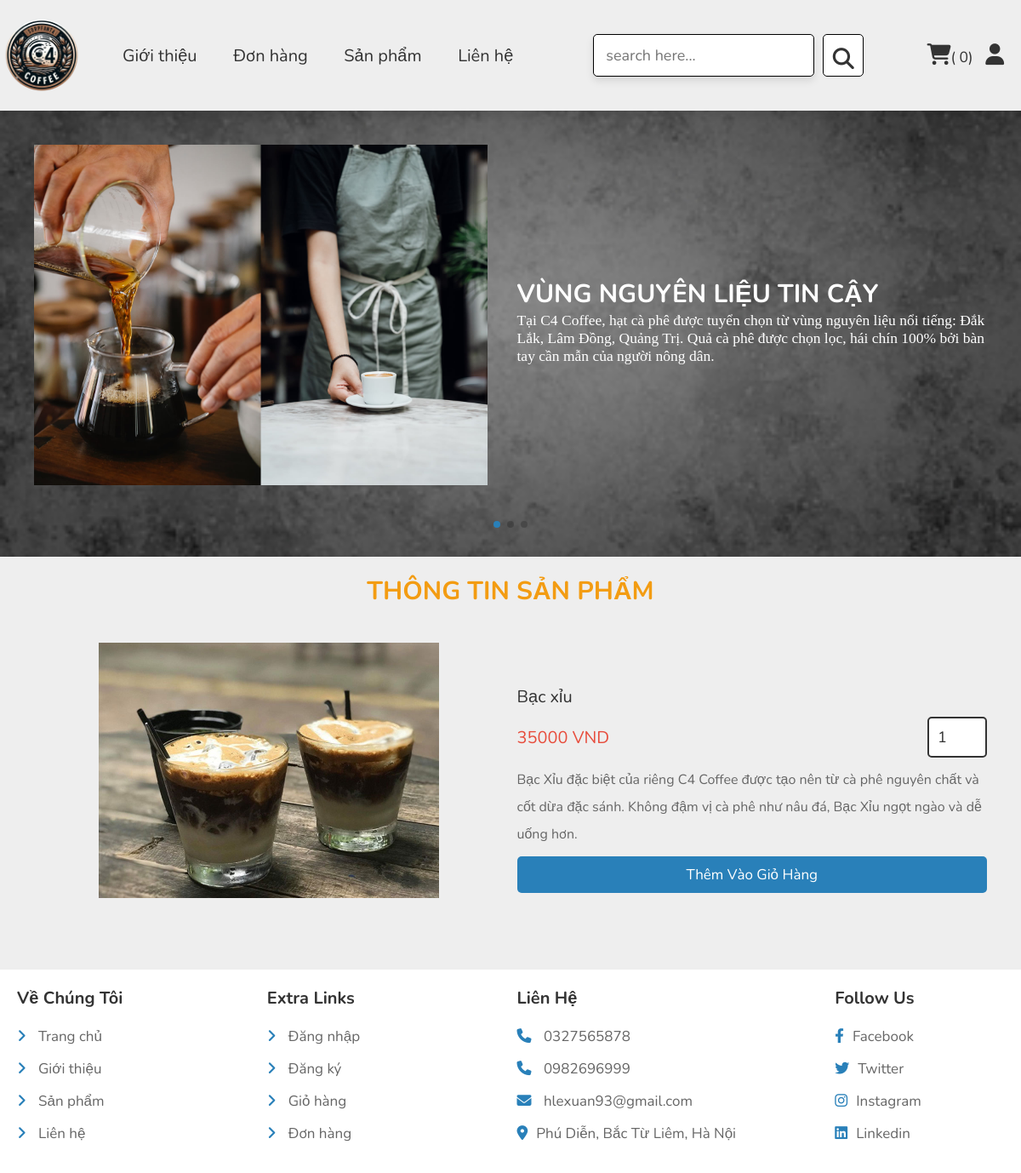
Page /quick_view.php?pid=3 on the committed database.
### tables this page shows
CREATE TABLE `products` (
  `id` int(100) NOT NULL,
  `name` varchar(100) NOT NULL,
  `details` varchar(500) NOT NULL,
  `price` int(10) NOT NULL,
  `image_01` varchar(100) NOT NULL
);

### quick_view.php (the view, shortened to what this page needs)
<?php
include 'components/connect.php';
?>
<!DOCTYPE html>
<html lang="en">
<head>
   <link rel="stylesheet" href="https://cdnjs.cloudflare.com/ajax/libs/font-awesome/6.1.1/css/all.min.css">
   <link rel="stylesheet" href="css/main.css">
</head>
<body>
<?php include 'components/user_header.php'; ?>
<section class="quick-view">
   <h1 class="heading">Thông tin sản phẩm</h1>
   <?php
     $pid = $_GET['pid'];
     $select_products = $conn->prepare("SELECT * FROM `products` WHERE id = ?");
     $select_products->execute([$pid]);
     if($select_products->rowCount() > 0){
      while($fetch_product = $select_products->fetch(PDO::FETCH_ASSOC)){
   ?>
   <form action="" method="post" class="box">
      <div class="row">
         <div class="image-container">
            <div class="main-image">
               <img src="uploaded_img/<?= $fetch_product['image_01']; ?>" alt="">
            </div>
         </div>
         <div class="content">
            <div class="name"><?= $fetch_product['name']; ?></div>
            <div class="flex">
               <div class="price"><span></span><?= $fetch_product['price']; ?><span> VND</span></div>
               <input type="number" name="qty" class="qty" min="1" max="99" onkeypress="if(this.value.length == 2) return false;" value="1">
            </div>
            <div class="details"><?= $fetch_product['details']; ?></div>
            <div class="flex-btn">
               <input type="submit" value="Thêm vào giỏ hàng" class="btn" name="add_to_cart">
            </div>
         </div>
      </div>
   </form>
   <?php
      }
   }else{
      echo '<p class="empty">Chưa có sản phẩm nào!</p>';
   }
   ?>
</section>
<?php include 'components/footer.php'; ?>
</body>
</html>

### css/main.css (style rules this page uses)
:root { --main-color:#2980b9; --orange:#f39c12; --red:#e74c3c; --black:#333; --white:#fff; --light-color:#666; --light-bg:#eee; --border:.2rem solid var(--black); --box-shadow:0 .5rem 1rem rgba(0,0,0,.1); }
* { font-family: 'Nunito', sans-serif; margin:0; padding:0; box-sizing: border-box; outline: none; border:none; text-decoration: none; }
html { font-size: 62.5%; overflow-x: hidden; }
body { background-color: var(--light-bg); }
section { padding:2rem; max-width: 1200px; margin:0 auto; }
.heading { font-size: 3rem; color:var(--orange); margin-bottom: 2rem; text-align: center; text-transform: uppercase; }
.btn, .delete-btn, .option-btn { display: block; width: 100%; margin-top: 1rem; border-radius: .5rem; padding:1rem 3rem; font-size: 1.7rem; text-transform: capitalize; color:var(--white); cursor: pointer; text-align: center; }
.btn { background-color: var(--main-color); }
.flex-btn { display: flex; gap:1rem; }
.quick-view form { padding:2rem; margin-top: 1rem; }
.quick-view form .row { display: flex; align-items: center; gap:1.5rem; flex-wrap: wrap; }
.quick-view form .row .image-container { margin-bottom: 2rem; flex:1 1 40rem; }
.quick-view form .row .image-container .main-image img { height: 30rem; width: 100%; object-fit: contain; }
.quick-view form img { width: 100%; height: 20rem; object-fit: contain; margin-bottom: 2rem; }
.quick-view form .row .content { flex:1 1 40rem; }
.quick-view form .row .content .name { font-size: 2rem; color:var(--black); }
.quick-view form .row .flex { display: flex; align-items: center; justify-content: space-between; gap:1rem; margin:1rem 0; }
.quick-view form .row .flex .qty { width: 7rem; padding:1rem; border:var(--border); font-size: 1.8rem; color:var(--black); border-radius: .5rem; }
.quick-view form .row .flex .price { font-size: 2rem; color:var(--red); }
.quick-view form .row .content .details { font-size: 1.6rem; color:var(--light-color); line-height: 2; }

### rows in the picture
products: image_01 (picture), name "Bạc xỉu", price "35000", details "Bạc Xỉu đặc biệt của riêng C4 Coffee được tạo nên từ cà phê nguyên chất và cốt dừa đặc sánh. Không đậm vị cà phê như nâu đá, Bạc Xỉu ngọt ngào và dễ uống hơn."

### other values in the picture
$total_cart_counts "0"
